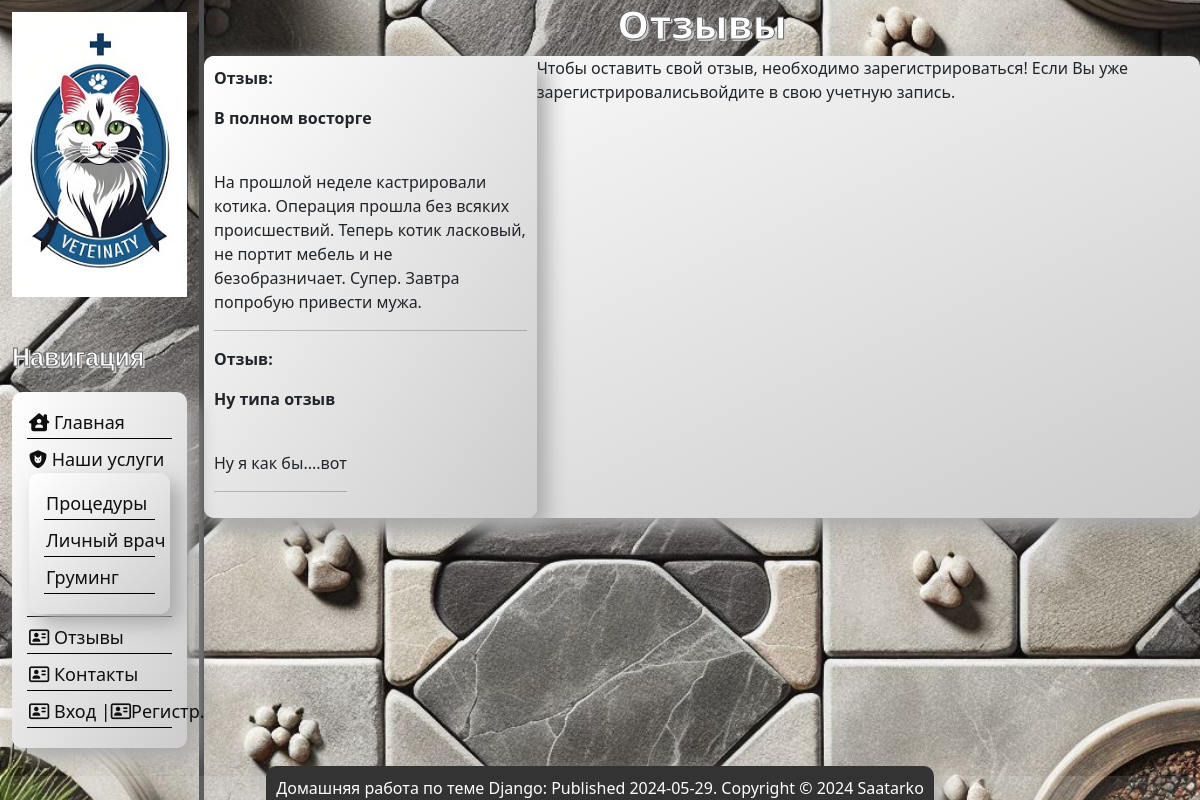
The app's page /reviews, older data.
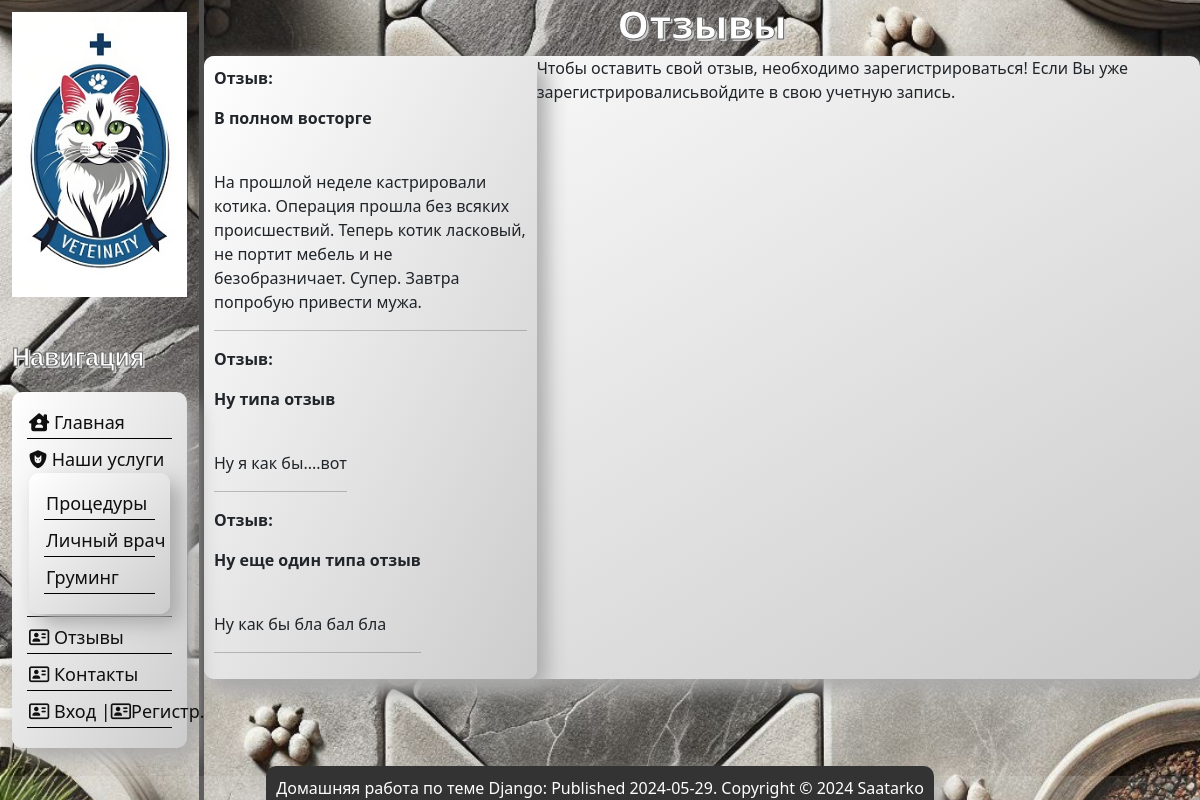
The same page, newer data.
### main/models.py (models this page shows, shortened)
class Reviews(models.Model):
    name = models.CharField('Название отзыва', max_length=30)
    description = models.TextField('Текст отзыва')
    class Meta:
        verbose_name = 'Отзывы/Reviews'
        verbose_name_plural = 'Отзывы/Reviews'

### main/views.py (the view)
# urls.py: path('reviews', views.reviews, name='reviews'),
def reviews(request):
    if request.POST:
        temp_name = request.POST['name']
        temp_description = request.POST['description']
        reviews_obj = Reviews(name=temp_name, description=temp_description)
        reviews_obj.save()
    form = ReviewsForms()
    reviews = Reviews.objects.all()
    context = {
        'reviews': reviews,
        'form': form
    }
    return render(request, 'main/reviews.html', context)

### main/templates/main/reviews.html (shortened to what this page needs)
{% extends 'main/layout.html' %}
{% block content %}
<h1 class="main_h">Отзывы</h1>
        <div class="content_review">
            <div class="content_review_child2">
        {% if reviews %}
        {% for el in reviews %}
                    <div>
                        <p class="text_bold"> Отзыв:</p>
                        <p class="text_bold"> {{el.name}}</p> <br>
                        {{el.description}}
                        <hr>
                    </div>
        {% endfor %}
        {% else %}
            <p class="text_bold">В данный момент отзывов нет</p>
        {% endif %}
        </div>
        {% if user.is_authenticated %}
            <div class="content_review_child2">
                <p class="text_bold">Оставить свой отзыв:</p>
        <form method="post">
            {% csrf_token %}
                       <div class="form-group">
                    {{ form.name.label_tag }}
                    {{ form.name }}
                    {{ form.name.errors }}
                </div>
                <div class="form-group">
                    {{ form.description.label_tag }}
                    {{ form.description }}
                    {{ form.description.errors }}
                </div>
                 <button type="submit" class="btn btn-outline-dark">Отправить</button>
           </form>
                </div>
       {% else %}
             <p>Чтобы оставить свой отзыв, необходимо зарегистрироваться! Если Вы уже зарегистрировалисьвойдите в свою учетную запись. </p>
       {% endif %}
        </div>
{% endblock %}

Row changes from the older to the newer data that the page shows:
added Reviews: name "Ну еще один типа отзыв", description "Ну как бы бла бал бла"
